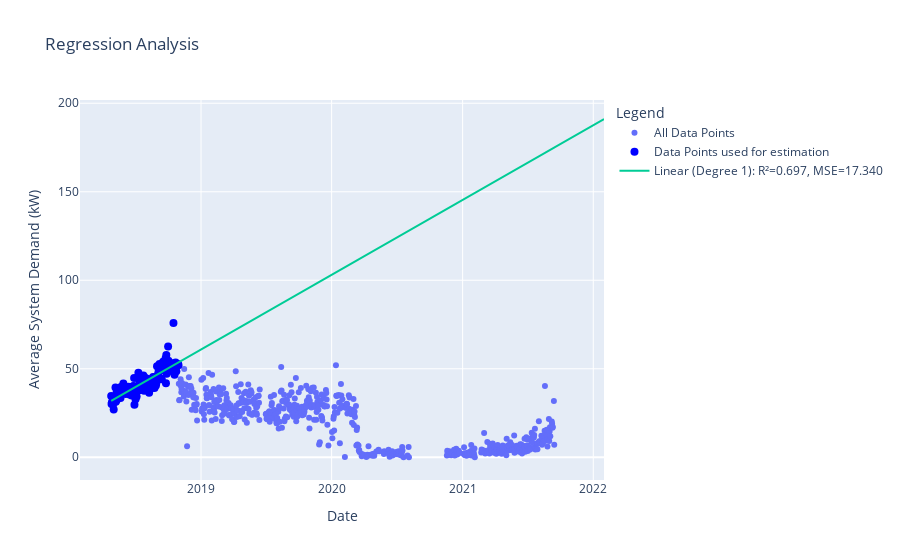

Write notebook code for a chart like this one.
### Code cell
plot_regression_models(daily_avg, '2018-04-24', '2018-10-30', plot_start='2018-04-25', plot_end='2022-01-31', models=('linear'))

### Figure 1 — Plotly figure (JSON) as saved in the notebook; plotly's stock layout.template omitted (floating-point values rounded to 4 significant figures; data arrays with more than 128 entries replaced by an {"elided": "..."} marker saying what was removed)
{"data": [{"marker": {"color": "light blue"}, "mode": "markers", "name": "All Data Points", "type": "scatter", "x": {"elided": "688 str values"}, "y": {"elided": "688 float values"}}, {"marker": {"color": "blue", "size": 8}, "mode": "markers", "name": "Data Points used for estimation", "type": "scatter", "x": {"elided": "131 str values"}, "y": {"elided": "131 float values"}}, {"mode": "lines", "name": "Linear (Degree 1): R²=0.697, MSE=17.340", "type": "scatter", "x": {"elided": "200 str values"}, "y": {"elided": "200 float values"}}], "layout": {"legend": {"title": {"text": "Legend"}}, "title": {"text": "Regression Analysis"}, "xaxis": {"title": {"text": "Date"}}, "yaxis": {"title": {"text": "Average System Demand (kW)"}}}}
